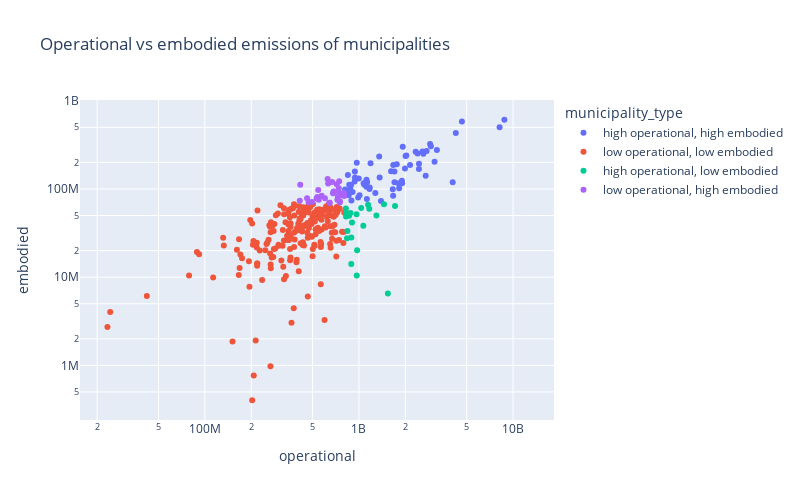

The code cell stored with this chart in its notebook:
### Code cell
query = ''' 
SELECT municipality, 
	SUM(emissions_operational) AS operational, 
	SUM(emissions_embodied) AS embodied
FROM emissions_all
WHERE emissions_operational IS NOT NULL
GROUP BY municipality
'''
df = pd.read_sql_query(query, engine)
av_operational = df['operational'].mean()
av_embodied = df['embodied'].mean()
def classify_municipality(row): 
    if row.operational > av_operational and row.embodied > av_embodied: 
        return 'high operational, high embodied'
    elif row.operational > av_operational and row.embodied < av_embodied:
        return 'high operational, low embodied'
    elif row.operational < av_operational and row.embodied > av_embodied:
        return 'low operational, high embodied'
    else:
        return 'low operational, low embodied'
df['municipality_type'] = df.apply(lambda row: classify_municipality(row), axis=1)

fig = px.scatter(df, x='operational', y='embodied', log_x=True, log_y=True, 
                 hover_name='municipality', color='municipality_type',
                 title="Operational vs embodied emissions of municipalities") 
fig.update_layout(width=800, height=500)
fig.show()

# TODO: map of nl with municipalities colored by type

### Figure 1 — Plotly figure (JSON) as saved in the notebook; plotly's stock layout.template omitted (floating-point values rounded to 4 significant figures; data arrays with more than 128 entries replaced by an {"elided": "..."} marker saying what was removed)
{"data": [{"hovertemplate": "<b>%{hovertext}</b><br><br>municipality_type=high operational, high embodied<br>operational=%{x}<br>embodied=%{y}<extra></extra>", "hovertext": ["'s-Gravenhage", "'s-Hertogenbosch", "Almelo", "Alphen aan den Rijn", "Amersfoort", "Apeldoorn", "Arnhem", "Assen", "Barneveld", "Bergen op Zoom", "Breda", "Delft", "Deventer", "Doetinchem", "Dordrecht", "Ede", "Eindhoven", "Emmen", "Enschede", "Gouda", "Groningen", "Haarlem", "Haarlemmermeer", "Hardenberg", "Heerenveen", "Heerlen", "Helmond", "Heusden", "Hilversum", "Hoogeveen", "Hoorn", "Horst aan de Maas", "Katwijk", "Kerkrade", "Lansingerland", "Leeuwarden", "Leiden", "Maastricht", "Nijmegen", "Oosterhout", "Oss", "Peel en Maas", "Roermond", "Roosendaal", "Rotterdam", "Sittard-Geleen", "Smallingerland", "Soest", "Súdwest-Fryslân", "Tilburg", "Utrecht", "Veldhoven", "Velsen", "Venlo", "Vlaardingen", "Waalwijk", "Weert", "Westland", "Woerden", "Zaanstad", "Zeist", "Zoetermeer", "Zwolle"], "legendgroup": "high operational, high embodied", "marker": {"color": "#636efa", "symbol": "circle"}, "mode": "markers", "name": "high operational, high embodied", "orientation": "v", "showlegend": true, "type": "scatter", "x": [8179000000.0, 2617000000.0, 1277000000.0, 1616000000.0, 2333000000.0, 2895000000.0, 2583000000.0, 1171000000.0, 967500000.0, 1129283770, 2931000000.0, 1698000000.0, 1666000000.0, 1008916210, 1906000000.0, 1924000000.0, 4057000000.0, 2145780415, 2748000000.0, 1082002335, 4249970275, 2710000000.0, 2402445060, 1116000000.0, 888592320, 1657385165, 1352917105, 812400000.0, 1700000000.0, 996600000.0, 1172709160, 847700000.0, 940600000.0, 908800000.0, 877300000.0, 1989000000.0, 2007000000.0, 2449000000.0, 3203000000.0, 942100000.0, 1669102745, 864855610, 1073000000.0, 1389000000.0, 8784480815, 1804000000.0, 988300000.0, 893700000.0, 1362257395, 3095088230, 4656000000.0, 820500000.0, 1125112000, 1901000000.0, 1119000000.0, 858400000.0, 936800000.0, 1758000000.0, 835300000.0, 2452000000.0, 1189000000.0, 1823007430, 2029764100], "xaxis": "x", "y": [499295535, 250924822, 89800853, 158812532, 264734912, 323772517, 265140538, 100098088, 198179533, 119340530, 305828727, 157307539, 83846401, 85101817, 116277396, 300648995, 118853605, 187121747, 269332847, 112288249, 432361928, 140853808, 253236722, 105913504, 110626889, 99581202, 233980000, 98847368, 119508316, 131852160, 103590705, 143981038, 158075352, 92229184, 101265131, 170768285, 235748668, 168535197, 276548634, 135135600, 187073394, 111926296, 115972640, 73257577, 609144037, 116453291, 79964201, 73904090, 134554584, 204180084, 582434445, 86375191, 77166873, 124159256, 127040783, 85156172, 121804809, 190681922, 91547113, 193560261, 195936819, 101605722, 239950231], "yaxis": "y"}, {"hovertemplate": "<b>%{hovertext}</b><br><br>municipality_type=low operational, low embodied<br>operational=%{x}<br>embodied=%{y}<extra></extra>", "hovertext": {"elided": "217 str values"}, "legendgroup": "low operational, low embodied", "marker": {"color": "#EF553B", "symbol": "circle"}, "mode": "markers", "name": "low operational, low embodied", "orientation": "v", "showlegend": true, "type": "scatter", "x": {"elided": "217 float values"}, "xaxis": "x", "y": {"elided": "217 int values"}, "yaxis": "y"}, {"hovertemplate": "<b>%{hovertext}</b><br><br>municipality_type=high operational, low embodied<br>operational=%{x}<br>embodied=%{y}<extra></extra>", "hovertext": ["Alkmaar", "Almere", "Amstelveen", "Berkelland", "De Bilt", "Den Helder", "Hollands Kroon", "Kampen", "Leidschendam-Voorburg", "Lelystad", "Lingewaard", "Nissewaard", "Oldambt", "Overbetuwe", "Rheden", "Schiedam", "Steenwijkerland", "Stichtse Vecht", "Terneuzen", "Utrechtse Heuvelrug", "Veenendaal", "Venray"], "legendgroup": "high operational, low embodied", "marker": {"color": "#00cc96", "symbol": "circle"}, "mode": "markers", "name": "high operational, low embodied", "orientation": "v", "showlegend": true, "type": "scatter", "x": [1714205405, 1540749890, 1452754250, 862713805, 891400000.0, 964450015, 892166090, 841587685, 1298283065, 1067000000.0, 824463905, 900686800, 822573550, 836500000.0, 881000000.0, 1167000000.0, 829340545, 1145827030, 972496095, 1034000000.0, 967600000.0, 823000000.0], "xaxis": "x", "y": [63972145, 6517252, 66919501, 49661015, 14105212, 51675558, 28096457, 33442499, 50116173, 38367529, 48745914, 41746471, 60247877, 27646539, 53325410, 59839681, 51288690, 66414598, 20265354, 60835955, 10457953, 53136849], "yaxis": "y"}, {"hovertemplate": "<b>%{hovertext}</b><br><br>municipality_type=low operational, high embodied<br>operational=%{x}<br>embodied=%{y}<extra></extra>", "hovertext": ["Best", "Borne", "Bronckhorst", "Castricum", "Coevorden", "Deurne", "Dronten", "Eijsden-Margraten", "Goeree-Overflakkee", "Gorinchem", "Harderwijk", "Hof van Twente", "Kaag en Braassem", "Krimpenerwaard", "Leudal", "Lochem", "Meierijstad", "Moerdijk", "Montferland", "Noordoostpolder", "Nuenen, Gerwen en Nederwetten", "Oost Gelre", "Pijnacker-Nootdorp", "Purmerend", "Sint-Michielsgestel", "Valkenswaard", "Waddinxveen", "Zaltbommel", "Zuidplas", "Zutphen"], "legendgroup": "low operational, high embodied", "marker": {"color": "#ab63fa", "symbol": "circle"}, "mode": "markers", "name": "low operational, high embodied", "orientation": "v", "showlegend": true, "type": "scatter", "x": [531200000.0, 412900000.0, 771484715, 645162700, 739882960, 625946035, 689562955, 536931500, 747600000.0, 544068035, 752600000.0, 729228780, 460516930, 644330085, 750131945, 724497775, 744100000.0, 677897255, 684679625, 799905555, 471300000.0, 548417120, 717400000.0, 631093515, 572765100, 601400000.0, 415800000.0, 496385495, 669818745, 801900000.0], "xaxis": "x", "y": [78730501, 73764592, 85481485, 69950293, 101976614, 129496254, 92724154, 81184647, 89999087, 97659303, 72545277, 82195497, 78382273, 69833761, 70483578, 75285900, 122272710, 89385352, 93464573, 90097982, 70558397, 75696026, 113433700, 115645597, 83893915, 78255995, 111412656, 70959461, 119613542, 83386185], "yaxis": "y"}], "layout": {"height": 500, "legend": {"title": {"text": "municipality_type"}, "tracegroupgap": 0}, "title": {"text": "Operational vs embodied emissions of municipalities"}, "width": 800, "xaxis": {"anchor": "y", "domain": [0, 1], "title": {"text": "operational"}, "type": "log"}, "yaxis": {"anchor": "x", "domain": [0, 1], "title": {"text": "embodied"}, "type": "log"}}}
